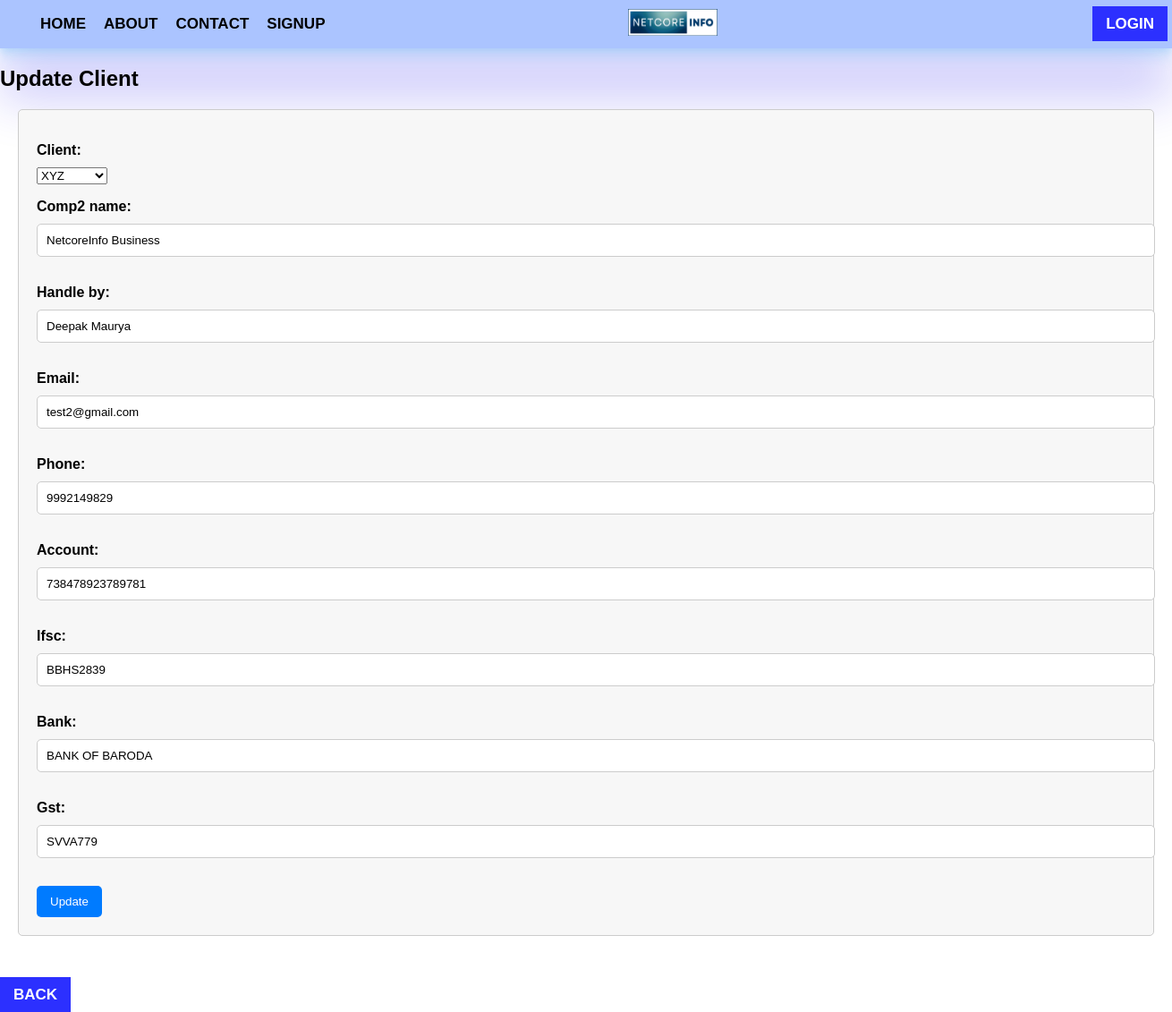
The page /update_client/1/ on the database its author committed.
### sitecode/models.py (models this page shows, shortened)
class AddClient(models.Model):
    client = models.ForeignKey(Client, on_delete=models.SET_NULL, blank=True, null=True)
    comp2_name = models.CharField(max_length=50)
    handle_by = models.CharField(max_length=30)
    email = models.CharField(max_length=50)
    phone = models.CharField(max_length=13)
    account = models.CharField(max_length=20)
    ifsc = models.CharField(max_length=20)
    bank = models.CharField(max_length=40)
    gst = models.CharField(max_length=15)
    class Meta:
        db_table = 'providers'

### sitecode/views.py (the view)
# urls.py: path('update_client/<int:item_id>/', update_client, name='update_client'),
def update_client(request, item_id):
    client = AddClient.objects.get(pk=item_id)
    if request.method == 'POST':
        form = ClientData(request.POST, instance=client)
        if form.is_valid():
            form.save()
            return redirect('dashboard')
    else:
        form = ClientData(instance=client)
    context = {'form': form}
    return render(request, 'update_client.html', context)

### sitecode/forms.py
class ClientData(forms.ModelForm):
    class Meta:
        model = AddClient
        fields = ('client', 'comp2_name', 'handle_by', 'email', 'phone', 'account', 'ifsc', 'bank', 'gst')  # Include all fields
    def __init__(self, *args, **kwargs):
        super(ClientData, self).__init__(*args, **kwargs)
        self.fields['client'].widget.attrs['class'] = 'form-control'
        self.fields['comp2_name'].widget.attrs['class'] = 'form-control'
        self.fields['handle_by'].widget.attrs['class'] = 'form-control'
        self.fields['email'].widget.attrs['class'] = 'form-control'
        self.fields['phone'].widget.attrs['class'] = 'form-control'
        self.fields['account'].widget.attrs['class'] = 'form-control'
        self.fields['ifsc'].widget.attrs['class'] = 'form-control'
        self.fields['bank'].widget.attrs['class'] = 'form-control'
        self.fields['gst'].widget.attrs['class'] = 'form-control'

### sitecode/models.py (called while the page is built)
    def __str__(self):
        return self.comp_name

### sitecode/templates/update_client.html (shortened to what this page needs)
{% extends "base.html" %}
{% block body %}
<h2>Update Client</h2>
<form method="post">
  {{ form.as_p }}
  <button type="submit">Update</button>
</form>
<br>
<br>
<a href="{% url 'clientdetail' %}" class="header-btn">Back</a>
{% endblock body %}

### static/css/main.css (style rules this page uses)
body { padding: 0; margin: 0; box-sizing: border-box; font-family: sans-serif; }
a { text-decoration: none; color: black; }
.header-btn { padding: 10px 15px; background: rgb(44, 48, 255); color: white; font-size: 17px; font-weight: bolder; text-transform: uppercase; }

### sitecode/templates/update_client.html (style rules this page uses)
form { margin: 20px; padding: 20px; border: 1px solid #ccc; border-radius: 5px; background-color: #f7f7f7; }
label { display: block; margin-bottom: 10px; font-weight: bold; }
input[type="text"], input[type="email"] { width: 100%; padding: 10px; margin-bottom: 15px; border: 1px solid #ccc; border-radius: 5px; }
button[type="submit"] { background-color: #007bff; color: #fff; padding: 10px 15px; border: none; border-radius: 5px; cursor: pointer; }

### rows shown on the page
AddClient: client "XYZ", comp2_name "NetcoreInfo Business", handle_by "Deepak Maurya", email "test2@gmail.com", phone "9992149829", account "738478923789781", ifsc "BBHS2839", bank "BANK OF BARODA", gst "SVVA779"
